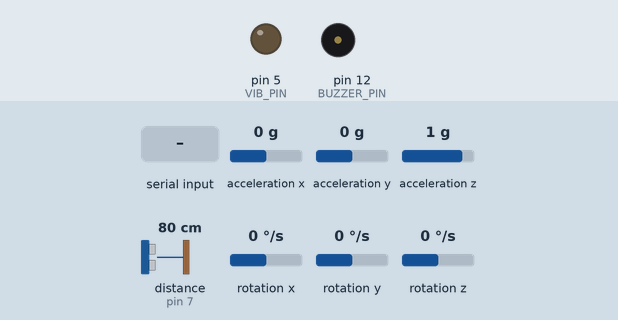
Bench run of a sketch on a simulated Arduino Nano, built with avr-gcc and run on an emulated ATmega328P. On the bench: output pins drawn as LEDs (lit = HIGH), buzzer (waves = sounding, pin HIGH). Wiring (inferred from the names in the program): ultrasonic range finder: trigger pin 6; echo pin 7; MPU-6050 motion sensor at I2C address 0x68. The test bench sets the inputs (shaded band); at power-on: acceleration x 0 g, acceleration y 0 g, acceleration z 1 g, distance to the obstacle (sensor on pin 7) 80 cm, rotation x 0 °/s, rotation y 0 °/s, rotation z 0 °/s. The echo pulse lasts 58.3 µs per cm; pins used as bus, display or sensor lines are not drawn; what the sketch prints to the serial monitor is not drawn.

Above: at 1.7 s.
1.8 s: "b1\n" received over Serial
At 3.0 s:
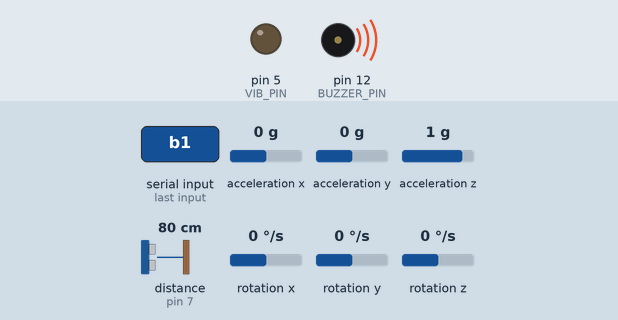
3.3 s: "v1\n" received over Serial
At 4.2 s:
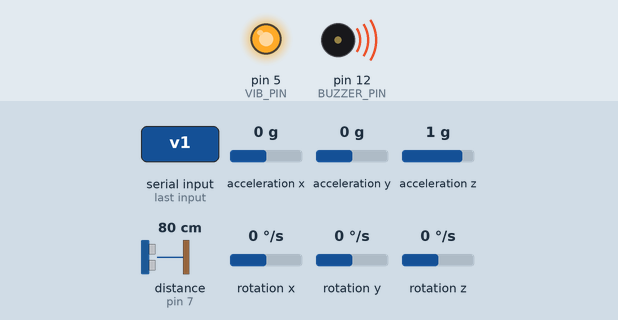
6.3 s: "v0\n" received over Serial
At 7.6 s:
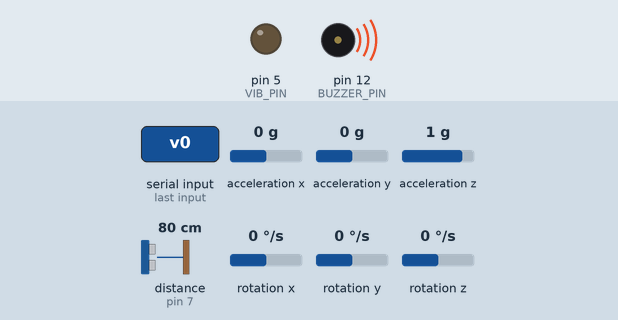
Timing chart, 0 to 8.8 s (numbered marks = the images above; inputs shaded):
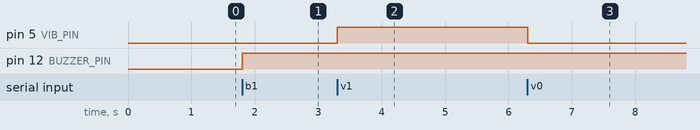

The sketch:

sensor_sender.ino
```cpp
/*
 * Arduino Nano - Smart Safety System
 *
 * Sensors: MPU6050, HC-SR04, GPS (NEO-6M), Buzzer, Vibration Motor
 *
 * Sends JSON data every second over Serial (115200 baud)
 * Receives commands from Jetson via Serial
 *
 * Commands:
 *   b1 / b0    -> Buzzer ON / OFF
 *   v1 / v0    -> Vibration ON / OFF
 *   a1 / a0    -> Auto proximity alarm ON / OFF
 *   d50        -> Set alarm distance to 50cm
 *   alert      -> Turn ON both buzzer + vibration (fall alert)
 *   stop       -> Turn OFF both buzzer + vibration
 *   r          -> Force send readings now
 */

#include <Wire.h>
#include <SoftwareSerial.h>

// GPS
SoftwareSerial gpsSerial(4, 3);
// GPS TX -> D4, GPS RX -> D3

// MPU6050
#define MPU_ADDR 0x68

// Pins
#define BUZZER_PIN 12
#define TRIG_PIN 6
#define ECHO_PIN 7
#define VIB_PIN 5

bool buzzerState = false;
bool vibState = false;
bool autoAlarm = true;

int alarmDistance = 50;   // cm
float distanceCm = -1;

unsigned long lastSend = 0;
unsigned long lastUltra = 0;

int16_t ax, ay, az, tempRaw, gx, gy, gz;
bool mpuOk = false;

String command = "";

// GPS parsing
char gpsBuffer[120];
int gpsIdx = 0;
float gpsLat = 0.0;
float gpsLon = 0.0;
bool gpsFix = false;

void setup() {
  Serial.begin(115200);
  gpsSerial.begin(9600);

  Wire.begin();

  pinMode(BUZZER_PIN, OUTPUT);
  pinMode(TRIG_PIN, OUTPUT);
  pinMode(ECHO_PIN, INPUT);
  pinMode(VIB_PIN, OUTPUT);

  digitalWrite(BUZZER_PIN, LOW);
  analogWrite(VIB_PIN, 0);

  // Wake up MPU6050
  Wire.beginTransmission(MPU_ADDR);
  Wire.write(0x6B);
  Wire.write(0);
  byte error = Wire.endTransmission(true);
  mpuOk = (error == 0);

  delay(500);

  // Send ready signal as JSON
  Serial.println("{\"status\":\"ready\",\"mpu\":" + String(mpuOk ? "true" : "false") + "}");
}

void loop() {
  readSerialCommand();
  processGPS();

  // Read ultrasonic every 100ms
  if (millis() - lastUltra >= 100) {
    lastUltra = millis();
    distanceCm = readUltrasonicCM();

    if (autoAlarm) {
      if (distanceCm > 0 && distanceCm <= alarmDistance) {
        buzzerState = true;
        vibState = true;
      } else {
        buzzerState = false;
        vibState = false;
      }
    }

    applyOutputs();
  }

  // Send JSON data every second
  if (millis() - lastSend >= 1000) {
    lastSend = millis();
    sendJSON();
  }
}

// ================= GPS =================
void processGPS() {
  while (gpsSerial.available()) {
    char c = gpsSerial.read();

    if (c == '\n') {
      gpsBuffer[gpsIdx] = '\0';

      // Parse GPRMC or GNRMC
      if (strncmp(gpsBuffer, "$GPRMC", 6) == 0 || strncmp(gpsBuffer, "$GNRMC", 6) == 0) {
        parseGPRMC();
      }

      gpsIdx = 0;
    } else if (c != '\r' && gpsIdx < 118) {
      gpsBuffer[gpsIdx++] = c;
    }
  }
}

void parseGPRMC() {
  // $GPRMC,time,status,lat,N/S,lon,E/W,...
  char* token;
  char buf[120];
  strncpy(buf, gpsBuffer, 119);
  buf[119] = '\0';

  char* fields[13];
  int fieldCount = 0;

  token = strtok(buf, ",");
  while (token != NULL && fieldCount < 13) {
    fields[fieldCount++] = token;
    token = strtok(NULL, ",");
  }

  if (fieldCount < 7) return;

  // Check status: A = valid
  if (fields[2][0] != 'A') {
    gpsFix = false;
    return;
  }

  // Parse latitude: ddmm.mmmm
  float rawLat = atof(fields[3]);
  int latDeg = (int)(rawLat / 100);
  float latMin = rawLat - latDeg * 100.0;
  gpsLat = latDeg + latMin / 60.0;
  if (fields[4][0] == 'S') gpsLat = -gpsLat;

  // Parse longitude: dddmm.mmmm
  float rawLon = atof(fields[5]);
  int lonDeg = (int)(rawLon / 100);
  float lonMin = rawLon - lonDeg * 100.0;
  gpsLon = lonDeg + lonMin / 60.0;
  if (fields[6][0] == 'W') gpsLon = -gpsLon;

  gpsFix = true;
}

// ================= Serial Control =================
void readSerialCommand() {
  while (Serial.available()) {
    char c = Serial.read();

    if (c == '\n' || c == '\r') {
      command.trim();
      if (command.length() > 0) {
        handleCommand(command);
        command = "";
      }
    } else {
      command += c;
    }
  }
}

void handleCommand(String cmd) {
  cmd.trim();
  cmd.toLowerCase();

  if (cmd == "b1") {
    buzzerState = true;
    autoAlarm = false;
    Serial.println("{\"cmd\":\"b1\",\"ok\":true}");
  }
  else if (cmd == "b0") {
    buzzerState = false;
    autoAlarm = false;
    Serial.println("{\"cmd\":\"b0\",\"ok\":true}");
  }
  else if (cmd == "v1") {
    vibState = true;
    autoAlarm = false;
    Serial.println("{\"cmd\":\"v1\",\"ok\":true}");
  }
  else if (cmd == "v0") {
    vibState = false;
    autoAlarm = false;
    Serial.println("{\"cmd\":\"v0\",\"ok\":true}");
  }
  else if (cmd == "a1") {
    autoAlarm = true;
    Serial.println("{\"cmd\":\"a1\",\"ok\":true}");
  }
  else if (cmd == "a0") {
    autoAlarm = false;
    Serial.println("{\"cmd\":\"a0\",\"ok\":true}");
  }
  else if (cmd.startsWith("d")) {
    int value = cmd.substring(1).toInt();
    if (value > 0) {
      alarmDistance = value;
      Serial.println("{\"cmd\":\"d\",\"val\":" + String(alarmDistance) + ",\"ok\":true}");
    }
  }
  else if (cmd == "alert") {
    // Emergency: turn on both buzzer and vibration
    buzzerState = true;
    vibState = true;
    autoAlarm = false;
    Serial.println("{\"cmd\":\"alert\",\"ok\":true}");
  }
  else if (cmd == "stop") {
    // Stop all outputs
    buzzerState = false;
    vibState = false;
    autoAlarm = false;
    Serial.println("{\"cmd\":\"stop\",\"ok\":true}");
  }
  else if (cmd == "r") {
    sendJSON();
    return;  // Already sent data
  }
  else {
    Serial.println("{\"cmd\":\"unknown\",\"ok\":false}");
  }

  applyOutputs();
}

// ================= Outputs =================
void applyOutputs() {
  digitalWrite(BUZZER_PIN, buzzerState ? HIGH : LOW);
  analogWrite(VIB_PIN, vibState ? 255 : 0);
}

// ================= Ultrasonic =================
float readUltrasonicCM() {
  digitalWrite(TRIG_PIN, LOW);
  delayMicroseconds(2);

  digitalWrite(TRIG_PIN, HIGH);
  delayMicroseconds(10);
  digitalWrite(TRIG_PIN, LOW);

  unsigned long duration = pulseIn(ECHO_PIN, HIGH, 25000UL);

  if (duration == 0) return -1;
  return duration / 58.0;
}

// ================= MPU6050 =================
bool readMPU6050() {
  Wire.beginTransmission(MPU_ADDR);
  Wire.write(0x3B);

  if (Wire.endTransmission(false) != 0) return false;

  Wire.requestFrom(MPU_ADDR, 14, true);
  if (Wire.available() < 14) return false;

  ax = Wire.read() << 8 | Wire.read();
  ay = Wire.read() << 8 | Wire.read();
  az = Wire.read() << 8 | Wire.read();
  tempRaw = Wire.read() << 8 | Wire.read();
  gx = Wire.read() << 8 | Wire.read();
  gy = Wire.read() << 8 | Wire.read();
  gz = Wire.read() << 8 | Wire.read();

  return true;
}

// ================= JSON Output =================
void sendJSON() {
  readMPU6050();

  Serial.print("{\"d\":");
  Serial.print(distanceCm, 1);

  Serial.print(",\"ax\":");
  Serial.print(ax);
  Serial.print(",\"ay\":");
  Serial.print(ay);
  Serial.print(",\"az\":");
  Serial.print(az);

  Serial.print(",\"gx\":");
  Serial.print(gx);
  Serial.print(",\"gy\":");
  Serial.print(gy);
  Serial.print(",\"gz\":");
  Serial.print(gz);

  Serial.print(",\"lat\":");
  Serial.print(gpsLat, 6);
  Serial.print(",\"lon\":");
  Serial.print(gpsLon, 6);
  Serial.print(",\"gps\":");
  Serial.print(gpsFix ? "true" : "false");

  Serial.print(",\"buz\":");
  Serial.print(buzzerState ? 1 : 0);
  Serial.print(",\"vib\":");
  Serial.print(vibState ? 1 : 0);
  Serial.print(",\"auto\":");
  Serial.print(autoAlarm ? 1 : 0);
  Serial.print(",\"ad\":");
  Serial.print(alarmDistance);

  Serial.println("}");
}
```

Measured:
- after the input at 1.8 s, pin 12 (BUZZER_PIN): LOW → HIGH at once
- after the input at 3.3 s, pin 5 (VIB_PIN): LOW → HIGH at once
- after the input at 6.3 s, pin 5 (VIB_PIN): HIGH → LOW at once
